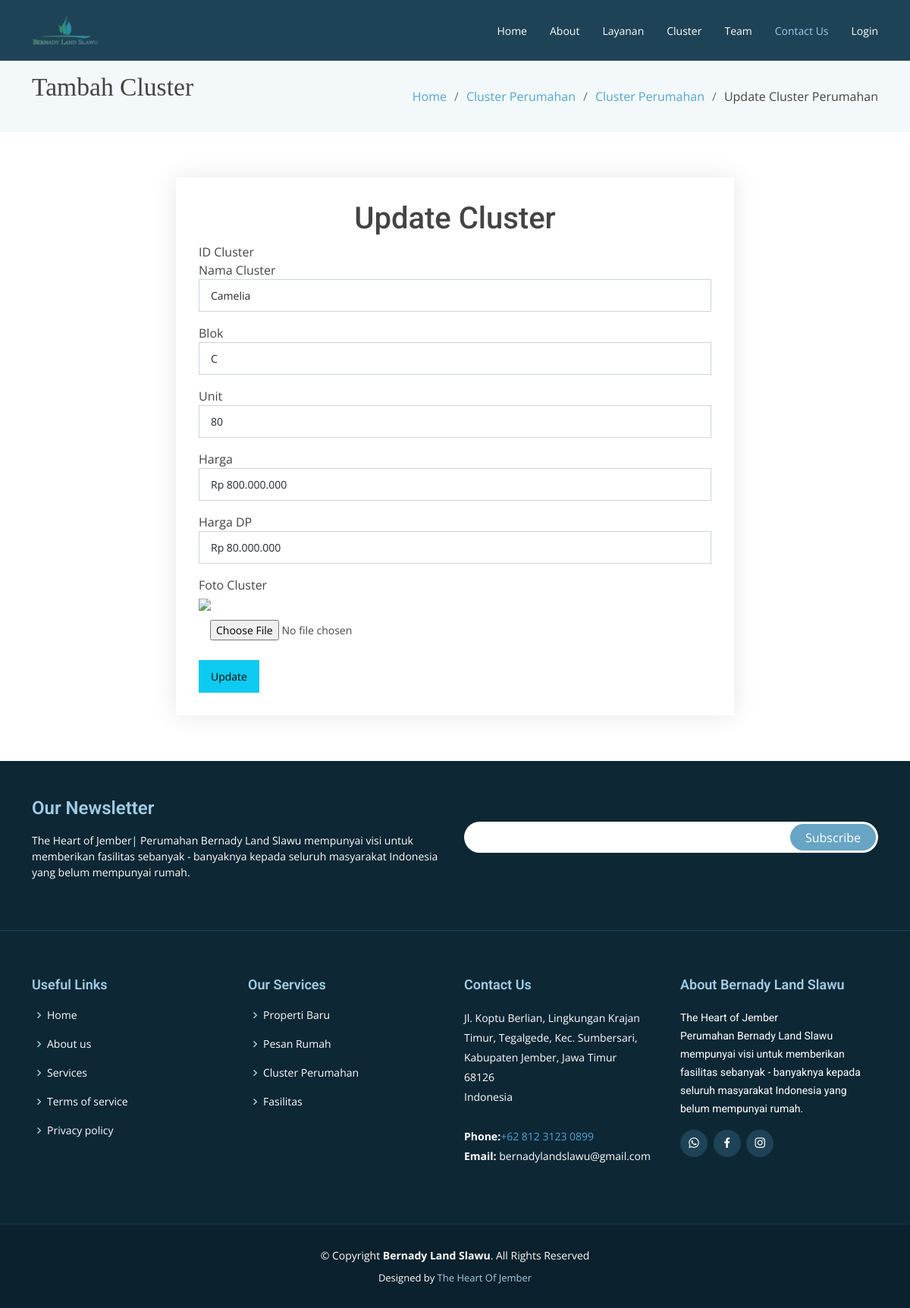
The page /form-edit-cluster.php?id=34 on the database its author committed.
### tables this page shows
CREATE TABLE `cluster` (
  `id_cluster` int(11) NOT NULL,
  `foto_cluster` varchar(100) NOT NULL,
  `nama_cluster` varchar(100) NOT NULL,
  `blok` varchar(100) NOT NULL,
  `jumlah_unit` int(100) NOT NULL,
  `harga` varchar(100) NOT NULL,
  `harga_dp` varchar(100) NOT NULL,
  `filter` varchar(11) NOT NULL,
  `jenis_cluster` varchar(50) NOT NULL
);

### form-edit-cluster.php (the view, shortened to what this page needs)
<?php
require ('koneksi.php');
$clusterId = $_GET['id'];
$query = "SELECT * FROM cluster WHERE id_cluster='$clusterId'";
$result = mysqli_query($koneksi, $query);
while ($row =mysqli_fetch_array($result)){
  $nama_cluster = $row['nama_cluster'];
  $blok = $row['blok'];
  $jumlah_unit = $row['jumlah_unit'];
  $harga = $row['harga'];
  $hargaDp= $row['harga_dp'];
}
?>
<!DOCTYPE html>
<html lang="en">
<head>
  <link href="vendor/animate.css/animate.min.css" rel="stylesheet">
  <link href="vendor/aos/aos.css" rel="stylesheet">
  <link href="vendor/bootstrap/css/bootstrap.min.css" rel="stylesheet">
  <link href="vendor/bootstrap-icons/bootstrap-icons.css" rel="stylesheet">
  <link href="vendor/boxicons/css/boxicons.min.css" rel="stylesheet">
  <link href="vendor/glightbox/css/glightbox.min.css" rel="stylesheet">
  <link href="vendor/swiper/swiper-bundle.min.css" rel="stylesheet">
  <link href="css/style.css" rel="stylesheet">
</head>
<body>
  <header id="header" class="fixed-top d-flex align-items-center ">
    <div class="container d-flex justify-content-between align-items-center">
      <div class="logo">
        <a href="index-admin.php"><img src="img/logo-bernady.png" alt="" class="img-fluid"></a>
      </div>
      <nav id="navbar" class="navbar">
        <ul>
          <li><a class="" href="index-admin.php">Home</a></li>
          <li><a href="about-admin.php">About</a></li>
          <li><a href="services-admin.php">Layanan</a></li>
          <li><a href="portfolio-admin.php">Cluster</a></li>
          <li><a href="team-admin.php">Team</a></li>
          <li><a class="active" href="contact-admin.php">Contact Us</a></li>
          <?php
          if($userName = $_SESSION['name']){
            echo "
            <div class='dropdown' style='margin-right:50px;'><a href='#'> $userName </a>
            <ul>
              <li> <a href='profile-user.php'>Profil</a></li>
                <li> <a href='list-pemesanan-admin.php'>Pemesanan Rumah</a></li>
                <li> <a href='pembayaran-user.php'>Pembayaran</a></li>
              <li><a href='logout.php'>Logout</a></li>
            </ul>
          </div>
            ";
          }else{
            echo "
            <li><a href='login.php'>Login</a></li>
            ";
          }
          ?>
        </ul>
      </nav>
    </div>
  </header>
  <main id="main">
    <section class="breadcrumbs">
      <div class="container">
        <div class='d-flex justify-content-between align-items-center'>
          <h2><blockquote>Tambah Cluster</blockquote></h2>
          <ol>
            <li><a href="index-admin.php">Home</a></li>
            <li><a href="portfolio-admin.php">Cluster Perumahan</a></li>
			<li><a href="cluster.php">Cluster Perumahan</a></li>
            <li>Update Cluster Perumahan</li>
          </ol>
        </div>
      </div>
    </section>
    <section class="contact" data-aos="fade-up" data-aos-easing="ease-in-out" data-aos-duration="500">
      <div class="container">
        <div class="row">
          <div class="col-lg-8 m-auto">
            <form class="php-email-form" action="form-edit-cluster.php" method="POST" enctype="multipart/form-data">
              <div class="row">
                <h1 class="text-center"><span>Update Cluster</span></h1>
                <div>
          <label>ID Cluster</label>
        </div>
                <div class="row-md-6 form-group mb-3">
				<label>Nama Cluster</label>
                  <input class="form-control" type="text" name="txt_namacluster" value="<?php echo $nama_cluster; ?>" autofocus=""/>
                </div>
                <div class="row-md-6 form-group mb-3">
				<label>Blok</label>
         <input class="form-control" type="text" name="txt_blok" value="<?php echo $blok; ?>" />
                </div>
                <div class="row-md-6 form-group mb-3">
                  <label>Unit</label>
         <input class="form-control" type="text" name="jumlah_unit" value="<?php echo $jumlah_unit; ?>" />
                </div>
                <div class="row-md-6 form-group mt-3 mt-md-0 mb-3">
                  <label>Harga</label>
         <input class="form-control" type="text" name="harga" value="<?php echo $harga; ?>"/>
                </div>
                <div class="row-md-6 form-group mt-3 mt-md-0 mb-3">
                  <label>Harga DP</label>
         <input class="form-control" type="text" name="harga_dp" value="<?php echo $hargaDp; ?>" />
                </div>
                </div>
                <div class="row-md-6 form-group mt-3 mt-md-0 mb-3">
                  <label>Foto Cluster</label>
		  <div class = "image-wrapper">
	  <img src="img/images_cluster/<?php echo $row['foto_cluster']?>">
	  </div>
         <input type="file" name="txt_fotocluster" value="" />
                </div>
                <div class="group">
                        <input type="submit" name="update" class="btn btn-info btn-md" value="Update">
                    </div>
              </div>
          </div>
      </div>
    </section>
  </main>
  <footer id="footer" data-aos="fade-up" data-aos-easing="ease-in-out" data-aos-duration="500">
    <div class="footer-newsletter">
      <div class="container">
        <div class="row">
          <div class="col-lg-6">
            <h4>Our Newsletter</h4>
            <p>The Heart of Jember| Perumahan Bernady Land Slawu mempunyai visi untuk memberikan fasilitas sebanyak - banyaknya kepada seluruh masyarakat Indonesia yang belum mempunyai rumah.</p>
          </div>
          <div class="col-lg-6">
            <form action="" method="post">
              <input type="email" name="email"><input type="submit" value="Subscribe">
            </form>
          </div>
        </div>
      </div>
    </div>
    <div class="footer-top">
      <div class="container">
        <div class="row">
          <div class="col-lg-3 col-md-6 footer-links">
            <h4>Useful Links</h4>
            <ul>
              <li><i class="bx bx-chevron-right"></i> <a href="index-admin.php">Home</a></li>
              <li><i class="bx bx-chevron-right"></i> <a href="about-admin.php">About us</a></li>
              <li><i class="bx bx-chevron-right"></i> <a href="services-admin.php">Services</a></li>
              <li><i class="bx bx-chevron-right"></i> <a href="#">Terms of service</a></li>
              <li><i class="bx bx-chevron-right"></i> <a href="#">Privacy policy</a></li>
            </ul>
          </div>
          <div class="col-lg-3 col-md-6 footer-links">
            <h4>Our Services</h4>
            <ul>
              <li><i class="bx bx-chevron-right"></i> <a href="services-admin.php">Properti Baru</a></li>
              <li><i class="bx bx-chevron-right"></i> <a href="pemesanan-admin.php">Pesan Rumah</a></li>
              <li><i class="bx bx-chevron-right"></i> <a href="portfolio-admin.php">Cluster Perumahan</a></li>
              <li><i class="bx bx-chevron-right"></i> <a href="services-admin.php">Fasilitas</a></li>
            </ul>
          </div>
          <div class="col-lg-3 col-md-6 footer-contact">
            <h4>Contact Us</h4>
            <p>
              Jl. Koptu Berlian, Lingkungan Krajan Timur, Tegalgede, Kec. Sumbersari, Kabupaten Jember, Jawa Timur <br>
              68126<br>
              Indonesia <br><br>
              <strong>Phone:</strong><a href="https://wa.me/+6281231230899">+62 812 3123 0899</a><br>
              <strong>Email:</strong> bernadylandslawu@gmail.com<br>
            </p>
          </div>
          <div class="col-lg-3 col-md-6 footer-info">
            <h3>About Bernady Land Slawu</h3>
            <p>The Heart of Jember</p>
            <p>Perumahan Bernady Land Slawu mempunyai visi untuk memberikan fasilitas sebanyak - banyaknya kepada seluruh masyarakat Indonesia yang belum mempunyai rumah.</p>
            <div class="social-links mt-3">
              <a href="https://wa.me/6281231230899" class="whatsapp"><i class="bx bxl-whatsapp"></i></a>
              <a href="https://m.facebook.com/people/Bernady-Land-Slawu/100067127194394/" class="facebook"><i class="bx bxl-facebook"></i></a>
              <a href="https://instagram.com/bernadylandslawu?igshid=YTY2NzY3YTc=" class="instagram"><i class="bx bxl-instagram"></i></a>
            </div>
          </div>
        </div>
      </div>
    </div>
    <div class="container">
      <div class="copyright">
        &copy; Copyright <strong><span>Bernady Land Slawu</span></strong>. All Rights Reserved
      </div>
      <div class="credits">
        Designed by <a href="https://bootstrapmade.com/">The Heart Of Jember</a>
      </div>
    </div>
  </footer>
</body>
</html>

### css/style.css (style rules this page uses)
body { font-family: "Open Sans", sans-serif; color: #444; }
a { color: #4fa6d5; text-decoration: none; }
h1, h2, h3, h4, h5, h6, .font-primary { font-family: "Roboto", sans-serif; }
#header { height: 80px; transition: all 0.5s; z-index: 997; transition: all 0.5s; background: #1e4356; }
#header .logo img { padding: 0; margin: 0; max-height: 40px; }
#main { margin-top: 80px; }
.navbar { padding: 0; }
.navbar ul { margin: 0; padding: 0; display: flex; list-style: none; align-items: center; }
.navbar li { position: relative; }
.navbar a, .navbar a:focus { display: flex; align-items: center; justify-content: space-between; padding: 10px 0 10px 30px; font-family: "Open Sans", sans-serif; font-size: 14px; color: #fff; white-space: nowrap; transition: 0.3s; }
.navbar a:hover, .navbar .active, .navbar .active:focus, .navbar li:hover>a { color: #a2cce3; }
section { padding: 60px 0; }
.breadcrumbs { padding: 15px 0; background-color: #f3f8fa; min-height: 40px; }
.breadcrumbs h2 { font-size: 28px; font-weight: 300; }
.breadcrumbs ol { display: flex; flex-wrap: wrap; list-style: none; padding: 0; margin: 0; }
.breadcrumbs ol li+li { padding-left: 10px; }
.breadcrumbs ol li+li::before { display: inline-block; padding-right: 10px; color: #6c757d; content: "/"; }
.contact { padding-bottom: 30px; }
.contact .php-email-form { box-shadow: 0 0 30px rgba(214, 215, 216, 0.6); padding: 30px; margin-bottom: 30px; }
.contact .php-email-form input, .contact .php-email-form textarea { border-radius: 0; box-shadow: none; font-size: 14px; }
.contact .php-email-form input { padding: 10px 15px; }
#footer { background: #0b212d; padding: 0 0 30px 0; color: #fff; font-size: 14px; }
#footer .footer-newsletter { padding: 50px 0; background: #0d2735; }
#footer .footer-newsletter h4 { font-size: 24px; margin: 0 0 20px 0; padding: 0; line-height: 1; font-weight: 600; color: #a2cce3; }
#footer .footer-newsletter form { margin-top: 30px; background: #fff; padding: 6px 10px; position: relative; border-radius: 50px; }
#footer .footer-newsletter form input[type=email] { border: 0; padding: 4px; width: calc(100% - 100px); }
#footer .footer-newsletter form input[type=submit] { position: absolute; top: 0; right: 0; bottom: 0; border: 0; background: none; font-size: 16px; padding: 0 20px; margin: 3px; background: #68A4C4; color: #fff; transition: 0.3s; border-radius: 50px; }
#footer .footer-top { background: #0d2735; border-top: 1px solid #17455e; border-bottom: 1px solid #123649; padding: 60px 0 30px 0; }
#footer .footer-top .footer-info { margin-bottom: 30px; }
#footer .footer-top .footer-info h3 { font-size: 18px; margin: 0 0 20px 0; padding: 2px 0 2px 0; line-height: 1; color: #a2cce3; font-weight: 600; }
#footer .footer-top .footer-info p { font-size: 14px; line-height: 24px; margin-bottom: 0; font-family: "Roboto", sans-serif; color: #fff; }
#footer .footer-top .social-links a { font-size: 18px; display: inline-block; background: #1e4356; color: #fff; line-height: 1; padding: 8px 0; margin-right: 4px; border-radius: 50%; text-align: center; width: 36px; height: 36px; transition: 0.3s; }
#footer .footer-top h4 { font-size: 18px; font-weight: 600; color: #a2cce3; position: relative; padding-bottom: 12px; }
#footer .footer-top .footer-links { margin-bottom: 30px; }
#footer .footer-top .footer-links ul { list-style: none; padding: 0; margin: 0; }
#footer .footer-top .footer-links ul i { padding-right: 2px; color: #a2cce3; font-size: 18px; line-height: 1; }
#footer .footer-top .footer-links ul li { padding: 10px 0; display: flex; align-items: center; }
#footer .footer-top .footer-links ul li:first-child { padding-top: 0; }
#footer .footer-top .footer-links ul a { color: #fff; transition: 0.3s; display: inline-block; line-height: 1; }
#footer .footer-top .footer-contact { margin-bottom: 30px; }
#footer .footer-top .footer-contact p { line-height: 26px; }
#footer .copyright { text-align: center; padding-top: 30px; }
#footer .credits { padding-top: 10px; text-align: center; font-size: 13px; color: #fff; }
#footer .credits a { color: #a2cce3; }
body { margin: 0; padding: 0; background-color: #ffffff; }

### form-edit-cluster.php (style rules this page uses)
blockquote { font-family: 'Times New Roman', Times, serif; font-size: larger; }

### rows shown on the page
cluster: txt_namacluster "Camelia", txt_blok "C", jumlah_unit "80", harga "Rp 800.000.000", harga_dp "Rp 80.000.000"
